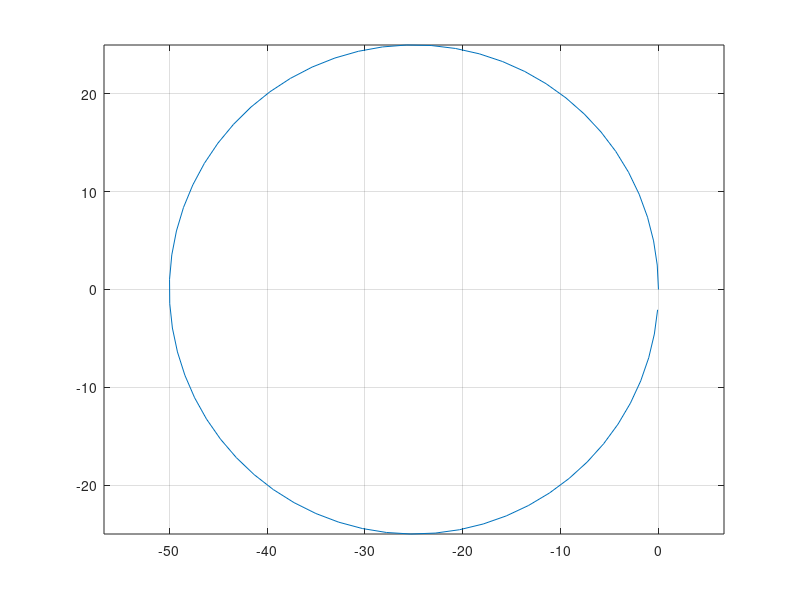

Source code (MATLAB):
% generates a circle as a test track for tracking control applications
close all; 

r = 25; 
phi = 0:0.1:2*pi; 
x_m = (cos(phi) - 1)*r; 
y_m = sin(phi)*r; 
b_m = 3*ones(1, length(x_m)); 
figure; 
plot(x_m, y_m); 
axis equal; 
grid on; 

% write to csv
dlmwrite('Circle.csv', [x_m',y_m',b_m'],';'); 


